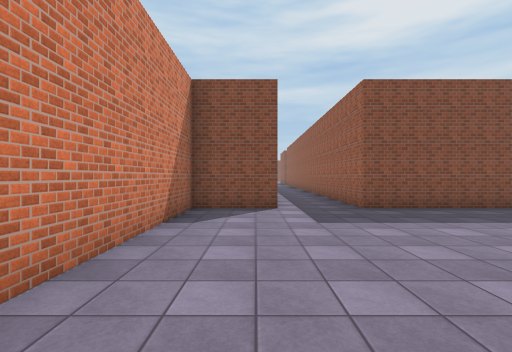
View 1 (above)

24 first-person views from a walk through a 3-D level made in the Unity game engine. The camera is 1.5 m above the floor, looks level and sees 85° across. The floor is counted in squares, 2 m on a side. Each view is taken from the middle of a square. On the plan, view 1 faces up. The plan holds only what a view shows up to about 10 squares ahead; the rest is blank. The place goes on beyond the plan. Surface patterns are stand-ins for the level's own textures.

View 2
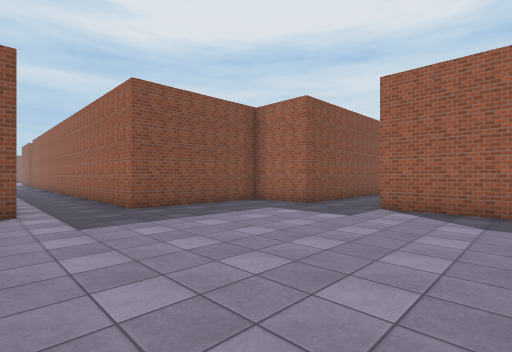

View 3
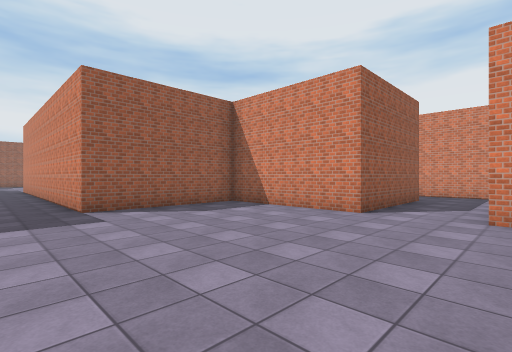

View 4
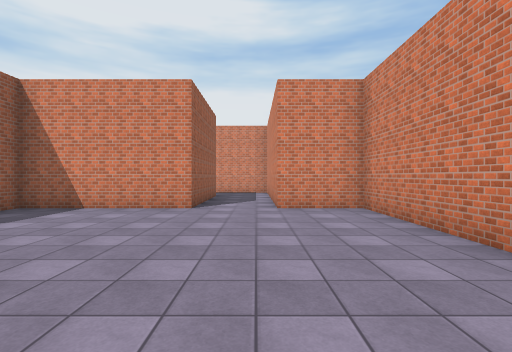

View 5
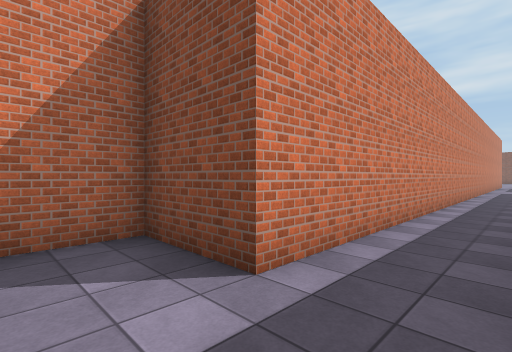

View 6
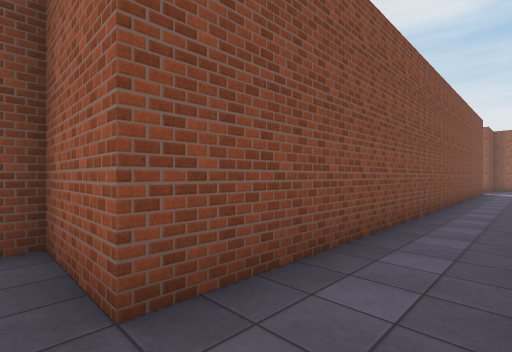

View 7
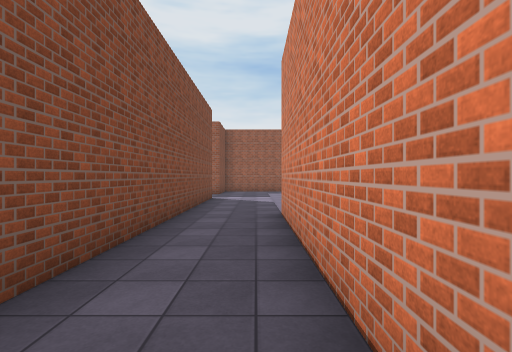

View 8
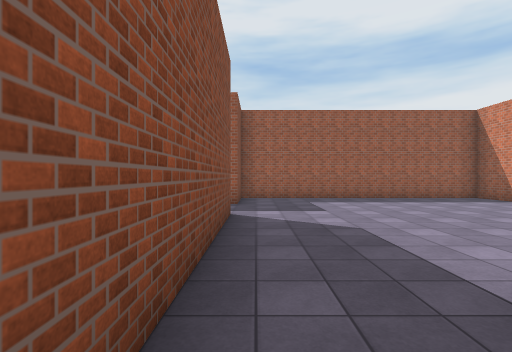

View 9
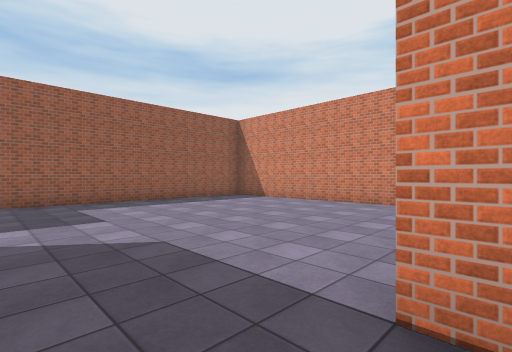

View 10
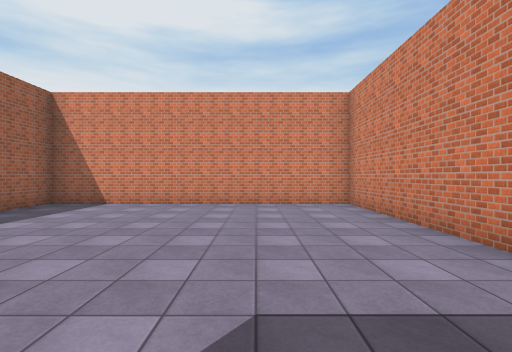

View 11
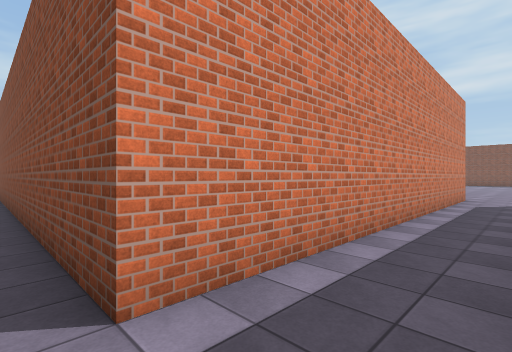

View 12
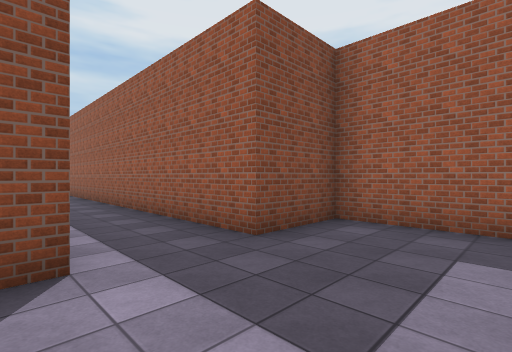

View 13
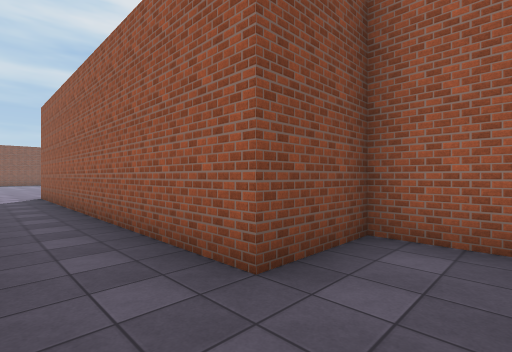

View 14
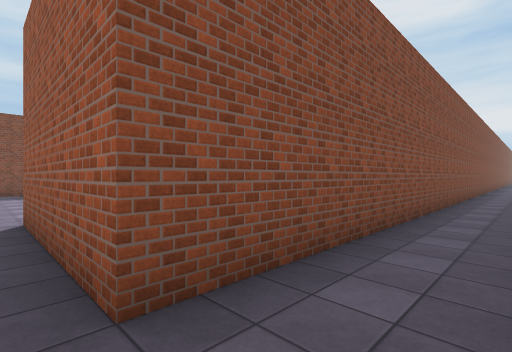

View 15
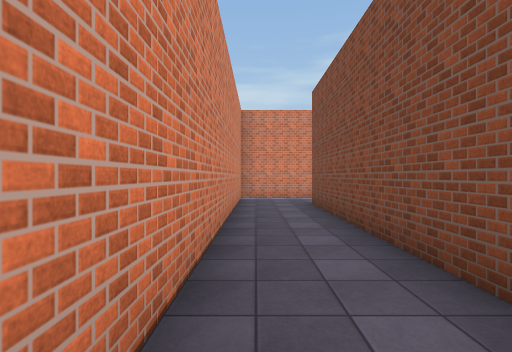

View 16
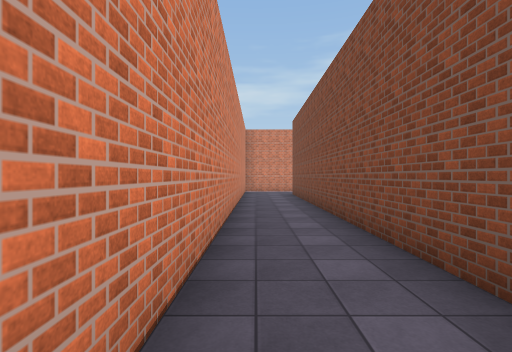

View 17
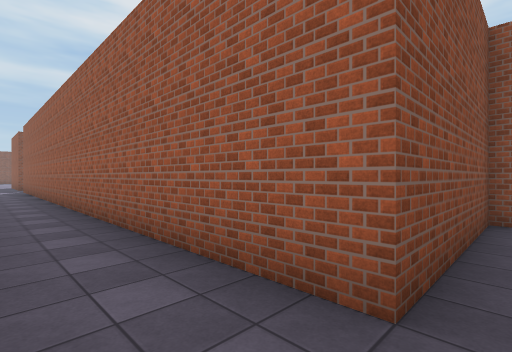

View 18
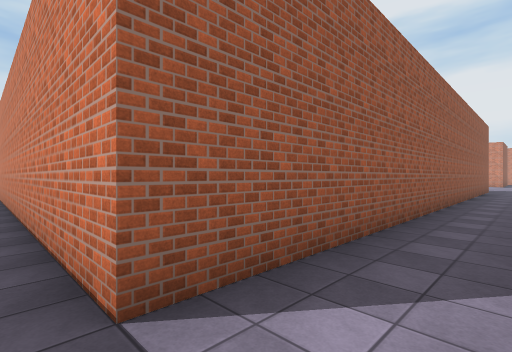

View 19
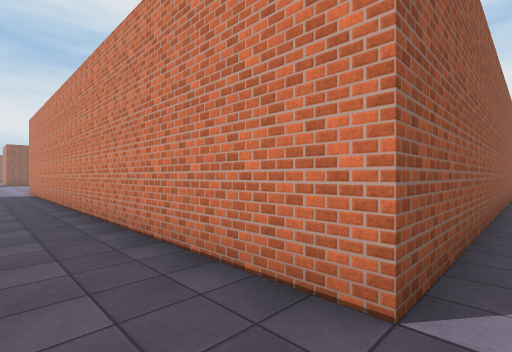

View 20
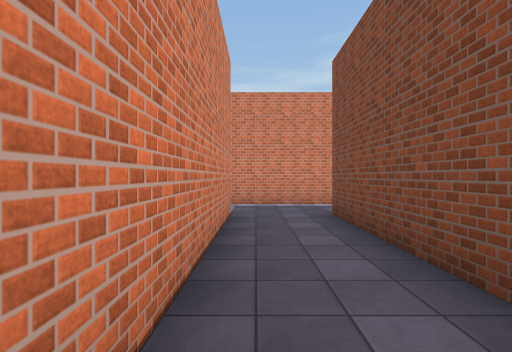

View 21
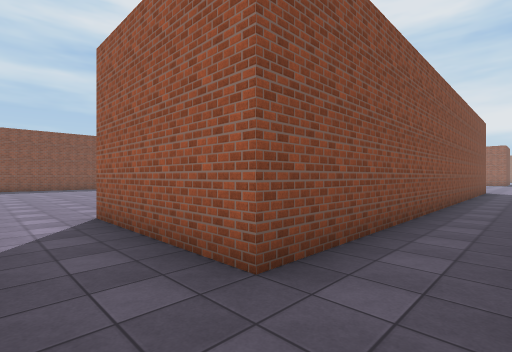

View 22
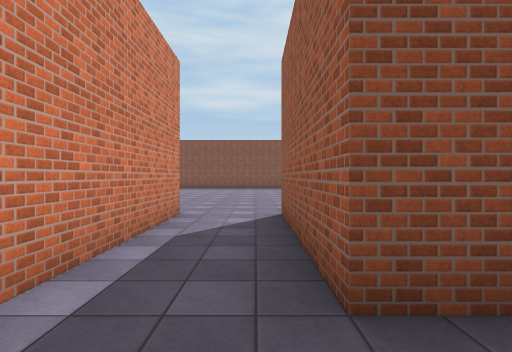

View 23
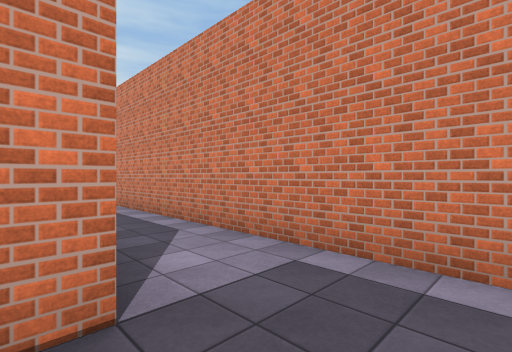

View 24
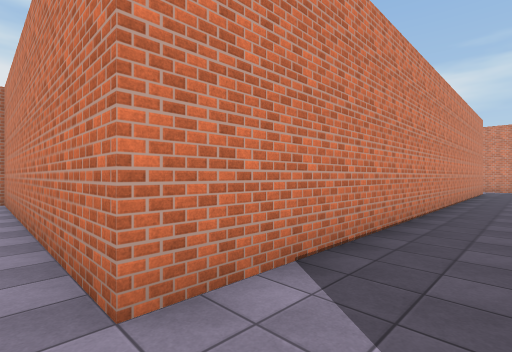

### Floor plan
Ten units are one square. View 1 is at (0, 0); x grows to the right and y downward. Boxes are objects, and circles mark ways between rooms. Rooms are numbered by the first view taken in them; rooms with no view inside come last. Other rooms are left out.
<svg viewBox="-20 -295 270 375">
<path fill="none" stroke="#000" d="M175 -45 65 -45 65 -65 25 -65 25 -225 165 -225M145 55 25 55 25 15 65 15 65 -25 165 -25M135 -245 25 -245 25 -285M5 -285 5 -65 -15 -65 -15 15 5 15 5 75 135 75M165 -14 165 35 245 35 245 -45 225 -45 225 -145M205 -145 205 -45 175 -45M165 -225 165 -146"/>
<circle cx="170" cy="-35" r="3" fill="#2a7"/>
<circle cx="160" cy="-235" r="3" fill="#2a7"/>
<circle cx="215" cy="-140" r="3" fill="#2a7"/>
<text x="60" y="-60">1</text>
<text x="210" y="-30">2</text>
<text x="210" y="-230">3</text>
</svg>
Room 1 opens to room 2. Room 1 opens to room 3. Room 2 opens to room 3.

Where each view was taken, in squares from view 1:
view 1: 0 up, 0 right, facing up
view 2: 0 up, 0 right, facing up-right
view 3: 4 up, 0 right, facing down-right
view 4: 5 up, 1 right, facing down
view 5: 5 up, 2 right, facing up-left
view 6: 3 up, 6 right, facing up-right
view 7: 3 up, 11 right, facing right
view 8: 4 up, 15 right, facing right
view 9: 4 up, 16 right, facing down-right
view 10: 4 up, 19 right, facing down
view 11: 4 up, 22 right, facing up-left
view 12: 2 up, 20 right, facing up-right
view 13: 3 up, 21 right, facing up-right
view 14: 7 down, 2 right, facing up-right
view 15: 7 down, 10 right, facing left
view 16: 7 down, 14 right, facing left
view 17: 6 up, 1 right, facing up-right
view 18: 23 up, 1 right, facing down-right
view 19: 24 up, 2 right, facing down-right
view 20: 23 up, 8 right, facing left
view 21: 23 up, 1 right, facing up-right
view 22: 23 up, 2 right, facing up
view 23: 24 up, 3 right, facing down-left
view 24: 24 up, 17 right, facing down-left
